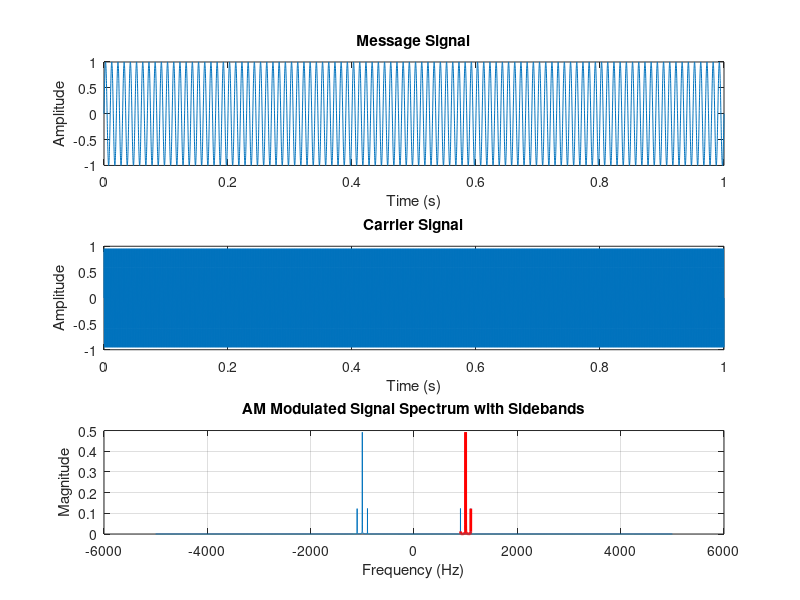

This figure's MATLAB source:
% AM Modulation and Spectrum with Sidebands

% Parameters
Fs = 10e3;         % Sampling frequency
T = 1/Fs;           % Sampling period
t = 0:T:1;          % Time vector

% Message signal (sinusoidal)
Amplitude_message = 1;
f_message = 100;    % Frequency of the message signal
message_signal = Amplitude_message * sin(2*pi*f_message*t);

% Carrier signal (sinusoidal)
Amplitude_carrier = 1;
f_carrier = 1e3;    % Frequency of the carrier signal
carrier_signal = Amplitude_carrier * sin(2*pi*f_carrier*t);

% Modulated signal
modulation_index = 0.5;
modulated_signal = (1 + modulation_index * message_signal) .* carrier_signal;

% Calculate the spectrum
N = length(modulated_signal);
frequencies = Fs * (-N/2:N/2-1)/N;  % Frequency axis

% Use FFT to calculate the spectrum
spectrum = fftshift(fft(modulated_signal, N) / N);

% Plot the signals and spectrum with sidebands
figure;

subplot(3,1,1);
plot(t, message_signal);
title('Message Signal');
xlabel('Time (s)');
ylabel('Amplitude');

subplot(3,1,2);
plot(t, carrier_signal);
title('Carrier Signal');
xlabel('Time (s)');
ylabel('Amplitude');

subplot(3,1,3);
plot(frequencies, abs(spectrum));
title('AM Modulated Signal Spectrum with Sidebands');
xlabel('Frequency (Hz)');
ylabel('Magnitude');

% Highlight sidebands in the spectrum
hold on;
sideband_indices = find(frequencies >= (f_carrier - f_message) & frequencies <= (f_carrier + f_message));
plot(frequencies(sideband_indices), abs(spectrum(sideband_indices)), 'r', 'LineWidth', 2);
hold off;

% Display the plot
grid on;